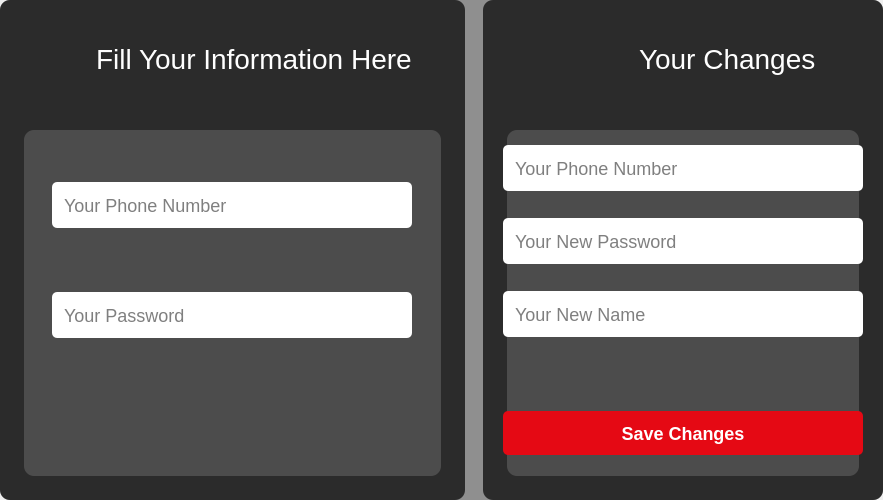
                <widget class="QWidget" name="My_Account_widget">
                 <property name="styleSheet">
                  <string notr="true">#My_Account_widget{
background-color: transparent;
}</string>
                 </property>
                 <layout class="QVBoxLayout" name="verticalLayout_9">
                  <property name="spacing">
                   <number>0</number>
                  </property>
                  <property name="leftMargin">
                   <number>0</number>
                  </property>
                  <property name="topMargin">
                   <number>0</number>
                  </property>
                  <property name="rightMargin">
                   <number>0</number>
                  </property>
                  <property name="bottomMargin">
                   <number>0</number>
                  </property>
                  <item>
                   <widget class="QWidget" name="My_Account_Setting_Wrapper" native="true">
                    <property name="styleSheet">
                     <string notr="true">#My_Account_Setting_Wrapper{
background-color: rgba(0,0,0,0.4);
border-radius: 10px;
}</string>
                    </property>
                    <layout class="QHBoxLayout" name="horizontalLayout_4">
                     <property name="spacing">
                      <number>18</number>
                     </property>
                     <property name="leftMargin">
                      <number>0</number>
                     </property>
                     <property name="topMargin">
                      <number>0</number>
                     </property>
                     <property name="rightMargin">
                      <number>0</number>
                     </property>
                     <property name="bottomMargin">
                      <number>0</number>
                     </property>
                     <item>
                      <widget class="QWidget" name="My_Account_Customer_Info" native="true">
                       <property name="minimumSize">
                        <size>
                         <width>300</width>
                         <height>400</height>
                        </size>
                       </property>
                       <property name="maximumSize">
                        <size>
                         <width>500</width>
                         <height>600</height>
                        </size>
                       </property>
                       <property name="styleSheet">
                        <string notr="true">#My_Account_Customer_Info{
	background-color: rgba(0, 0,0, 0.7);
border-radius: 10px;

}</string>
                       </property>
                       <layout class="QVBoxLayout" name="verticalLayout_10">
                        <item>
                         <widget class="QLabel" name="Account_Setting_Form_Label">
                          <property name="maximumSize">
                           <size>
                            <width>16777215</width>
                            <height>100</height>
                           </size>
                          </property>
                          <property name="styleSheet">
                           <string notr="true">#Account_Setting_Form_Label {
font-size: 28px;
color: #fff;
padding: auto;
padding-left: 80px;
}</string>
                          </property>
                          <property name="text">
                           <string>Fill Your Information Here</string>
                          </property>
                         </widget>
                        </item>
                        <item>
                         <widget class="QWidget" name="Account_Setting_User_Info" native="true">
                          <property name="styleSheet">
                           <string notr="true">#Account_Setting_User_Info{ 
border-radius: 10px;
margin:  15px;
	background-color: rgba(208, 208, 208,0.2);
}</string>
                          </property>
                          <layout class="QGridLayout" name="gridLayout_9">
                           <item row="1" column="0">
                            <widget class="QLineEdit" name="Account_Setting_User_Password">
                             <property name="minimumSize">
                              <size>
                               <width>267</width>
                               <height>46</height>
                              </size>
                             </property>
                             <property name="maximumSize">
                              <size>
                               <width>360</width>
                               <height>46</height>
                              </size>
                             </property>
                             <property name="styleSheet">
                              <string notr="true">#Account_Setting_User_Password{
padding-left: 10px;
font-size: 18px;
border-radius: 5px;
}</string>
                             </property>
                             <property name="placeholderText">
                              <string>Your Password</string>
                             </property>
                            </widget>
                           </item>
                           <item row="2" column="0">
                            <widget class="QLabel" name="Account_Setting_Old_Setting_Error">
                             <property name="maximumSize">
                              <size>
                               <width>16777215</width>
                               <height>20</height>
                              </size>
                             </property>
                             <property name="styleSheet">
                              <string notr="true">#Account_Setting_Old_Setting_Error{
padding-left: 8px;
	color: rgb(255, 158, 23);


}</string>
                             </property>
                             <property name="text">
                              <string/>
                             </property>
                             <property name="margin">
                              <number>0</number>
                             </property>
                            </widget>
                           </item>
                           <item row="0" column="0">
                            <widget class="QLineEdit" name="Account_Setting_User_PhoneNum">
                             <property name="minimumSize">
                              <size>
                               <width>276</width>
                               <height>46</height>
                              </size>
                             </property>
                             <property name="maximumSize">
                              <size>
                               <width>360</width>
                               <height>16777215</height>
                              </size>
                             </property>
                             <property name="styleSheet">
                              <string notr="true">#Account_Setting_User_PhoneNum{
font-size:18px;
padding-left: 10px;
border-radius: 5px;
}</string>
                             </property>
                             <property name="placeholderText">
                              <string>Your Phone Number</string>
                             </property>
                            </widget>
                           </item>
                          </layout>
                         </widget>
                        </item>
                       </layout>
                      </widget>
                     </item>
                     <item>
                      <widget class="QWidget" name="My_Account_Customer_Changes" native="true">
                       <property name="minimumSize">
                        <size>
                         <width>400</width>
                         <height>500</height>
                        </size>
                       </property>
                       <property name="maximumSize">
                        <size>
                         <width>500</width>
                         <height>600</height>
                        </size>
                       </property>
                       <property name="styleSheet">
                        <string notr="true">#My_Account_Customer_Changes{
	background-color: rgba(0, 0, 0, 0.7);

border-radius: 10px;
}</string>
                       </property>
                       <layout class="QVBoxLayout" name="verticalLayout_13">
                        <item>
                         <widget class="QLabel" name="Account_Setting_Form_Label_2">
                          <property name="maximumSize">
                           <size>
                            <width>16777215</width>
                            <height>100</height>
                           </size>
                          </property>
                          <property name="styleSheet">
                           <string notr="true">#Account_Setting_Form_Label_2{
font-size: 28px;
color: #fff;
padding-left:140px;
}</string>
                          </property>
                          <property name="text">
                           <string>Your Changes</string>
                          </property>
                         </widget>
                        </item>
                        <item>
                         <widget class="QWidget" name="My_Account_Customer_Info_Changes" native="true">
                          <property name="styleSheet">
                           <string notr="true">#My_Account_Customer_Info_Changes{

	background-color: rgba(208, 208, 208,0.2);
border-radius: 10px;
margin: 15px;


}</string>
                          </property>
                          <layout class="QGridLayout" name="gridLayout_10">
                           <item row="2" column="0">
                            <widget class="QLineEdit" name="Account_Setting_User_Name">
                             <property name="minimumSize">
                              <size>
                               <width>267</width>
                               <height>46</height>
                              </size>
                             </property>
                             <property name="maximumSize">
                              <size>
                               <width>360</width>
                               <height>46</height>
                              </size>
                             </property>
                             <property name="styleSheet">
                              <string notr="true">#Account_Setting_User_Name{
padding-left: 10px;
font-size: 18px;
border-radius: 5px;
}</string>
                             </property>
                             <property name="placeholderText">
                              <string>Your New Name</string>
                             </property>
                            </widget>
                           </item>
                           <item row="4" column="0">
                            <widget class="QPushButton" name="Account_Setting_Btn">
                             <property name="minimumSize">
                              <size>
                               <width>0</width>
                               <height>49</height>
                              </size>
                             </property>
                             <property name="styleSheet">
                              <string notr="true">#Account_Setting_Btn  {
font-size: 18px; 
background-color:#e50914;
font-weight: 700;
color: #fff;
border-radius: 5px;
margin-bottom: 5px;
}

QPushButton ::hover {
background-color: #ff2f4e;
}</string>
                             </property>
                             <property name="text">
                              <string>Save Changes</string>
                             </property>
                            </widget>
                           </item>
                           <item row="1" column="0">
                            <widget class="QLineEdit" name="Account_Setting_User_Password_2">
                             <property name="minimumSize">
                              <size>
                               <width>267</width>
                               <height>46</height>
                              </size>
                             </property>
                             <property name="maximumSize">
                              <size>
                               <width>360</width>
                               <height>46</height>
                              </size>
                             </property>
                             <property name="styleSheet">
                              <string notr="true">#Account_Setting_User_Password_2{
padding-left: 10px;
font-size: 18px;
border-radius: 5px;
}</string>
                             </property>
                             <property name="placeholderText">
                              <string>Your New Password</string>
                             </property>
                            </widget>
                           </item>
                           <item row="0" column="0">
                            <widget class="QLineEdit" name="Account_Setting_User_PhoneNum_2">
                             <property name="minimumSize">
                              <size>
                               <width>276</width>
                               <height>46</height>
                              </size>
                             </property>
                             <property name="maximumSize">
                              <size>
                               <width>360</width>
                               <height>16777215</height>
                              </size>
                             </property>
                             <property name="styleSheet">
                              <string notr="true">#Account_Setting_User_PhoneNum_2{
font-size:18px;
padding-left: 10px;
border-radius: 5px;

}</string>
                             </property>
                             <property name="placeholderText">
                              <string>Your Phone Number</string>
                             </property>
                            </widget>
                           </item>
                           <item row="3" column="0">
                            <widget class="QLabel" name="Account_Setting_New_Setting_Error">
                             <property name="maximumSize">
                              <size>
                               <width>16777215</width>
                               <height>20</height>
                              </size>
                             </property>
                             <property name="styleSheet">
                              <string notr="true">#Account_Setting_New_Setting_Error{
padding-left: 8px;
	color: rgb(255, 158, 23);


}</string>
                             </property>
                             <property name="text">
                              <string/>
                             </property>
                            </widget>
                           </item>
                          </layout>
                         </widget>
                        </item>
                       </layout>
                      </widget>
                     </item>
                    </layout>
                   </widget>
                  </item>
                 </layout>
                </widget>
